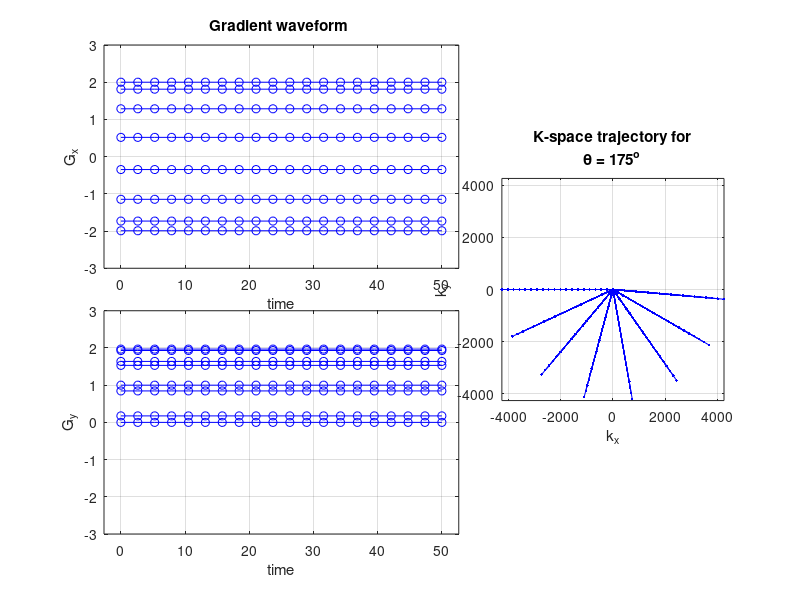

Write MATLAB code to recreate this figure.
% IRINA GRIGORESCU
% 
% The Radial form of EPI
% Playing around with it
% 

clear all; close all

gammabar = 42.58; % MHz T^-1

% Functions
kx_traj = @(k, th) k .* cos(th);
ky_traj = @(k, th) k .* sin(th);
gx_traj = @(G, th) G .* cos(th);
gy_traj = @(G, th) G .* sin(th);

% Parameters
N =  20;
G =   2; % T/m
theta = deg2rad(0:25:179);
t  = linspace(0,50,N);
dt = t(2) - t(1);

maxVG = 1.5*G;             minVG = -maxVG;
maxVK = gammabar*G*max(t); minVK = -maxVK;

% Plot trajectory
figure('Position', [10,10, 1200, 800])
c = 'b';
nr = 4; nc = 5;

% Calculate gradient amplitude
gx = gx_traj(G, theta);
gy = gy_traj(G, theta);

for j = 1:size(theta,2)
    
    % Calculate trajectory
    kxtr = kx_traj(gammabar.*(-G).*t, theta(j));
    kytr = ky_traj(gammabar.*(-G).*t, theta(j));

    fprintf('j = %d => theta = %3.2f G_x = %3.2f G_y = %3.2f\n\n', ...
             j, rad2deg(theta(j)), gx(j), gy(j));

    for i = 1:N

        % Gradient waveforms - Gx
        subplot(nr, nc, [1, 8])
        if i == 1
            plot(t, repmat(gx(j), size(t,2),1), c); hold on
        end
        plot(t(i), gx(j), [c, 'o-']); 
        grid on
        xlim([min(t)-dt, max(t)+dt]);   
        ylim([minVG, maxVG]);
        xlabel('time'); ylabel('G_x');
        title('Gradient waveform ')

        % Gradient waveforms - Gy
        subplot(nr, nc, [11, 18])
        if i == 1
            plot(t, repmat(gy(j), size(t,2),1), c); hold on
        end
        plot(t(i), gy(j), [c, 'o-']); 
        grid on
        xlim([min(t)-dt, max(t)+dt]);   
        ylim([minVG, maxVG]);
        xlabel('time'); ylabel('G_y');

        % K-space trajectory
        subplot(nr, nc, [9, 15])
        plot(kxtr(1:i), kytr(1:i), [c, '.-']); hold on
        xlim([minVK, maxVK]);   
        ylim([minVK, maxVK]);
        grid on
        xlabel('k_x'); ylabel('k_y');
        axis square
        title({'K-space trajectory for', ...
               ['\theta = ', num2str(rad2deg(theta(j))), '^o']});

        pause(0.001)

    end
end
    